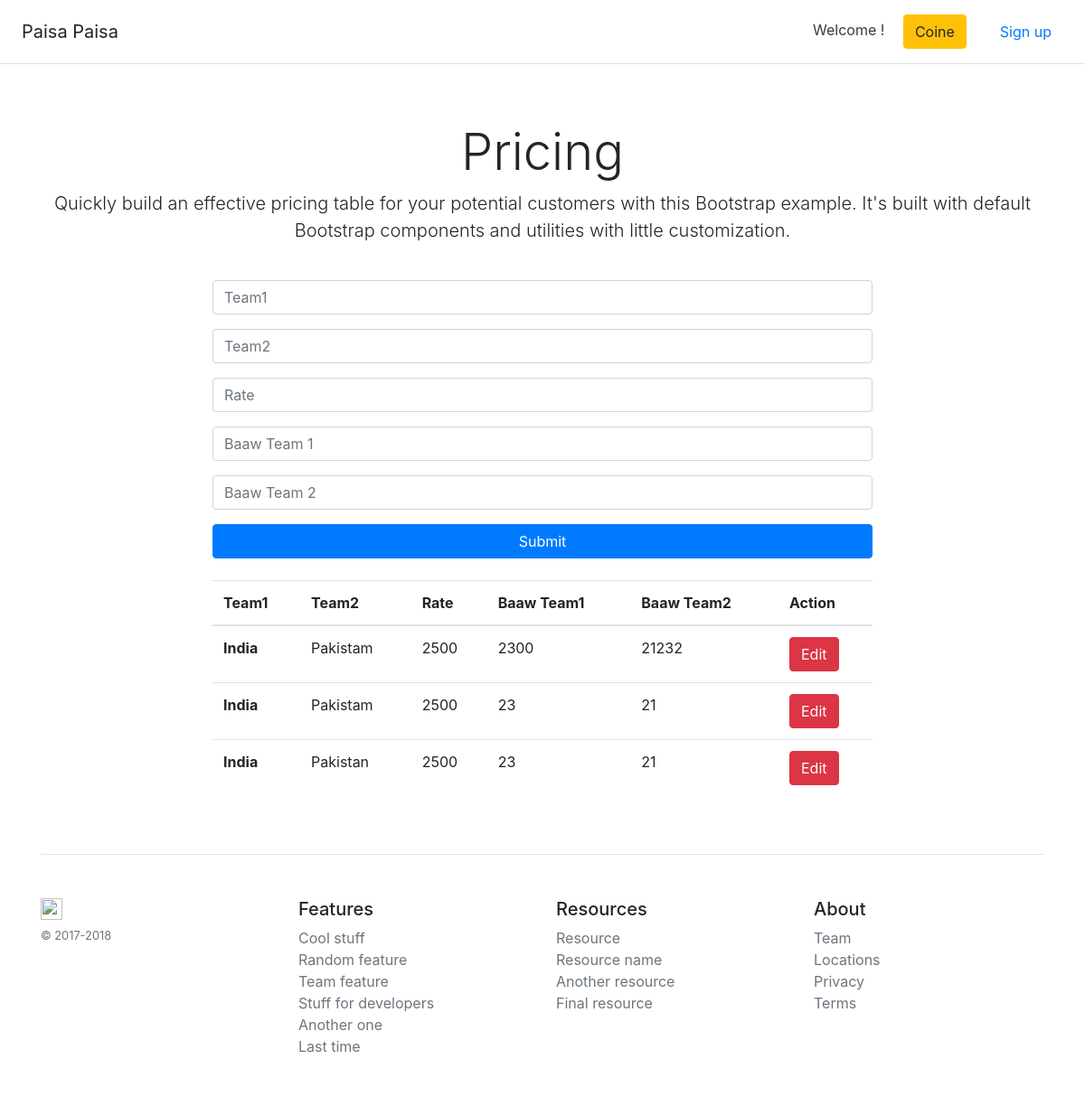
Page /bid on the committed database.
### models.py (models this page shows, shortened)
class Bids(Base):
    __tablename__ = 'bids_data'
    id = Column(Integer, primary_key=True)
    bids_team1 = Column(String(80))
    bids_team2 = Column(String(80))
    rate = Column(String(80))
    baaw_team1 = Column(String(80))
    baaw_team2 = Column(String(80))
    def __repr__(self):
        return '<Bids %r>' % (self.bids_team1)

### app.py (the view)
@app.route('/bid', methods=["POST", "GET"])
def bid():
    if request.method == "POST":
        team1 = request.form["team1"]
        team2 = request.form["team2"]
        rate = request.form['rate']
        baaw1 = request.form['baaw1']
        baaw2 = request.form["baaw2"]
        new_flight = Bids(team1,team2,rate,baaw1,baaw2)
        db_session.add(new_flight)
        db_session.commit()
        return redirect("/bid", code=302)
    else:
        flights = Bids.query.all()
        print (flights)
        return render_template('bid.html', flights=flights)

### app.py (called while the page is built)
@app.teardown_appcontext
def shutdown_session(exception=None):
    db_session.remove()

### templates/bid.html
{% extends 'base.html' %}
{% block content %}
<div class="row">
        <div class="col-sm-2"></div>
        <div class="col-sm-8">
    <form method="POST" id="target">
        <div class="form-group">
            <input type="text" class="form-control" name="team1" placeholder="Team1">
        </div>
        <div class="form-group">
                <input type="text" class="form-control" name="team2" placeholder="Team2">
        </div>
        <div class="form-group">
            <input type="text" class="form-control" name="rate" placeholder="Rate">
        </div>
        <div class="form-group">
                <input type="text" class="form-control" name="baaw1" placeholder="Baaw Team 1">
        </div>
        <div class="form-group">
            <input type="text" class="form-control" name="baaw2" placeholder="Baaw Team 2">
        </div>
        <button type="submit" class="btn btn-block btn-primary">Submit</button>
    </form>
    <br />
    <div class="table-responsive">
        <table class="table" id="flights">
            <thead>
                <tr>
                    <th scope="col">Team1</th>
                    <th scope="col">Team2</th>
                    <th scope="col">Rate</th>
                    <th scope="col">Baaw Team1</th>
                    <th scope="col">Baaw Team2</th>
                    <th scope="col">Action</th>
                </tr>
            </thead>
            <tbody>
            {% for flight in flights %}
                <tr id={{ flight.id }}>
                    <th scope="row">{{ flight.bids_team1 }}</th>
                    <td> {{flight.bids_team2 }} </td>
                    <td> {{ flight.rate }} </td>
                    <td> {{ flight.baaw_team1 }} </td>
                    <td> {{ flight.baaw_team2 }} </td>
                    <td> <a href="bid/edit/{{ flight.id }}"><button type="button" class="btn btn-danger">Edit</button></a> </td>
                </tr>
            {% endfor %}
            </tbody>
        </table>
    </div>
    </div><div class="col-sm-2"></div>
    </div>
{% endblock %}

### templates/base.html (shortened to what this page needs)
<!doctype html>
<html lang="en">
  <head>
    <link href="https://getbootstrap.com/docs/4.0/dist/css/bootstrap.min.css" rel="stylesheet">
    <link href="https://getbootstrap.com/docs/4.0/examples/pricing/pricing.css" rel="stylesheet">
  </head>
  <body>
    {% include 'navbar.html' %}
    <div class="pricing-header px-3 py-3 pt-md-5 pb-md-4 mx-auto text-center">
      <h1 class="display-4">Pricing</h1>
      <p class="lead">Quickly build an effective pricing table for your potential customers with this Bootstrap example. It's built with default Bootstrap components and utilities with little customization.</p>
    </div>
    <div class="container">
      {% block content %} {% endblock %}
      <footer class="pt-4 my-md-5 pt-md-5 border-top">
        <div class="row">
          <div class="col-12 col-md">
            <img class="mb-2" src="https://getbootstrap.com/docs/4.0/assets/brand/bootstrap-solid.svg" alt="" width="24" height="24">
            <small class="d-block mb-3 text-muted">&copy; 2017-2018</small>
          </div>
          <div class="col-6 col-md">
            <h5>Features</h5>
            <ul class="list-unstyled text-small">
              <li><a class="text-muted" href="#">Cool stuff</a></li>
              <li><a class="text-muted" href="#">Random feature</a></li>
              <li><a class="text-muted" href="#">Team feature</a></li>
              <li><a class="text-muted" href="#">Stuff for developers</a></li>
              <li><a class="text-muted" href="#">Another one</a></li>
              <li><a class="text-muted" href="#">Last time</a></li>
            </ul>
          </div>
          <div class="col-6 col-md">
            <h5>Resources</h5>
            <ul class="list-unstyled text-small">
              <li><a class="text-muted" href="#">Resource</a></li>
              <li><a class="text-muted" href="#">Resource name</a></li>
              <li><a class="text-muted" href="#">Another resource</a></li>
              <li><a class="text-muted" href="#">Final resource</a></li>
            </ul>
          </div>
          <div class="col-6 col-md">
            <h5>About</h5>
            <ul class="list-unstyled text-small">
              <li><a class="text-muted" href="#">Team</a></li>
              <li><a class="text-muted" href="#">Locations</a></li>
              <li><a class="text-muted" href="#">Privacy</a></li>
              <li><a class="text-muted" href="#">Terms</a></li>
            </ul>
          </div>
        </div>
      </footer>
    </div>
  </body>
</html>

### templates/navbar.html
<div class="d-flex flex-column flex-md-row align-items-center p-3 px-md-4 mb-3 bg-white border-bottom box-shadow">
        <h5 class="my-0 mr-md-auto font-weight-normal">Paisa Paisa</h5>
        <nav class="my-2 my-md-0 mr-md-3">
          <a class="p-2 text-dark" href="#">Welcome {{session.uname}} !</a>
          <a class="p-2 text-dark" href="#"><button type="button" class="btn btn-warning">Coine</button></a>
        </nav>
        {% if session.logged_in %}
        <a class="btn btn-outline-danger" href="/logout">Logout</a>
        {% else %}
        <a class="btn btn-outline-default" href="#">Sign up</a>
        {% endif %}
</div>

### rows in the picture
Bids: bids_team1 "India", bids_team2 "Pakistam", rate "2500", baaw_team1 "2300", baaw_team2 "21232"
Bids: bids_team1 "India", bids_team2 "Pakistam", rate "2500", baaw_team1 "23", baaw_team2 "21"
Bids: bids_team1 "India", bids_team2 "Pakistan", rate "2500", baaw_team1 "23", baaw_team2 "21"
